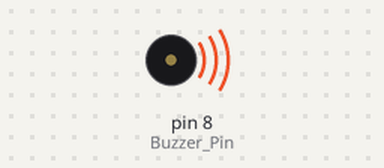
Bench run of a sketch on a simulated Arduino Uno, built with avr-gcc and run on an emulated ATmega328P. Shown: buzzer (waves = sounding).

Above: at 0.2 s.
At 4.0 s:
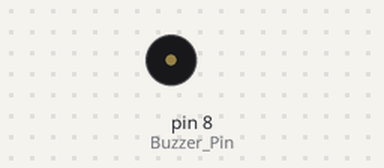
Timing chart, 0 to 5.9 s (numbered marks = the images above):
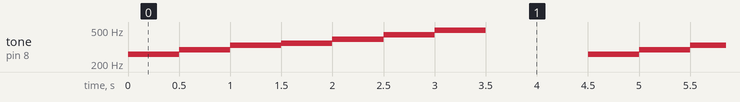

Measured:
- by itself, tone on pin 8 (Buzzer_Pin): repeats every 4.5 s: 294 Hz 0.50 s, 330 Hz 0.50 s, 349 Hz 0.50 s, 392 Hz 0.50 s, 440 Hz 0.50 s, 494 Hz 0.50 s, silent 1.0 s, 261 Hz 0.50 s

The sketch:

Buzzer_Example.ino
```cpp
int Buzzer_Pin = 8;
int Tones[7] = {261, 294, 330, 349, 392, 440, 494};
int Tones_Number;

void setup()
{

}

void loop()
{
  for (Tones_Number = 0; Tones_Number < 7; Tones_Number++)
  {
    tone(Buzzer_Pin, Tones[Tones_Number]);
    delay(500);
  }
  noTone(Buzzer_Pin);

  delay(1000);
}
```
